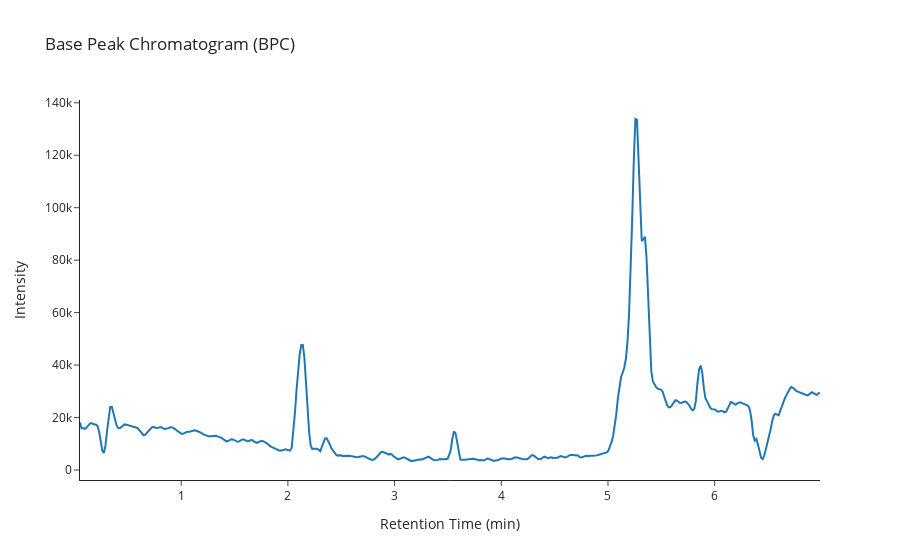

Notebook source saved alongside this figure:
### Code cell
# Base Peak Chromatogram (intensity/time)
analyses.plot_bpc(indices = 0)

### Figure 1 — Plotly figure (JSON) as saved in the notebook; plotly's stock layout.template omitted (floating-point values rounded to 4 significant figures; data arrays with more than 128 entries replaced by an {"elided": "..."} marker saying what was removed)
{"data": [{"hovertemplate": "<b>index</b>: 0<br><b>name</b>: 001-D2F-B1-Flush<br><b>path</b>: C:/Users/Sandeep/Desktop/Error-LC/Method-Data\\250613_Mix-1_10x10ng-mL 2025-06-13 14-40-12\\001-D2F-B1-Flush.D<br><b>batch</b>: 250613_Mix-1_10x10ng-mL 2025-06-13 14-40-12<br><b>batch_position</b>: 1<br><b>idle_time</b>: 0<br><b>sample</b>: Flush<br><b>method</b>: error_lc<br><b>timestamp</b>: 2025-06-13 14:40:19<br><b>unit</b>: None<br><b>instrument</b>: None<br><b>signal</b>: None<br><b>date</b>: 13 Jun 25   2:43 pm +0100<br><b>detector</b>: MS<br><b>pump</b>: G7167B<br><b>vial_position</b>: D2F-B1><br><b>start_time</b>: 2025-06-13 14:40:21<br><b>end_time</b>: 2025-06-13 14:50:32<br><b>runtime</b>: 416.119<br><b>Retention Time: %{x}<br><b>Base Peak Intensity: %{y}<extra></extra>", "mode": "lines", "name": "001-D2F-B1-Flush (Flush)", "text": "<b>index</b>: 0<br><b>name</b>: 001-D2F-B1-Flush<br><b>path</b>: C:/Users/Sandeep/Desktop/Error-LC/Method-Data\\250613_Mix-1_10x10ng-mL 2025-06-13 14-40-12\\001-D2F-B1-Flush.D<br><b>batch</b>: 250613_Mix-1_10x10ng-mL 2025-06-13 14-40-12<br><b>batch_position</b>: 1<br><b>idle_time</b>: 0<br><b>sample</b>: Flush<br><b>method</b>: error_lc<br><b>timestamp</b>: 2025-06-13 14:40:19<br><b>unit</b>: None<br><b>instrument</b>: None<br><b>signal</b>: None<br><b>date</b>: 13 Jun 25   2:43 pm +0100<br><b>detector</b>: MS<br><b>pump</b>: G7167B<br><b>vial_position</b>: D2F-B1><br><b>start_time</b>: 2025-06-13 14:40:21<br><b>end_time</b>: 2025-06-13 14:50:32<br><b>runtime</b>: 416.119", "type": "scatter", "x": {"elided": "466 float values"}, "y": {"elided": "466 int values"}}], "layout": {"title": {"text": "Base Peak Chromatogram (BPC)"}, "xaxis": {"title": {"text": "Retention Time (min)"}}, "yaxis": {"title": {"text": "Intensity"}}}}
